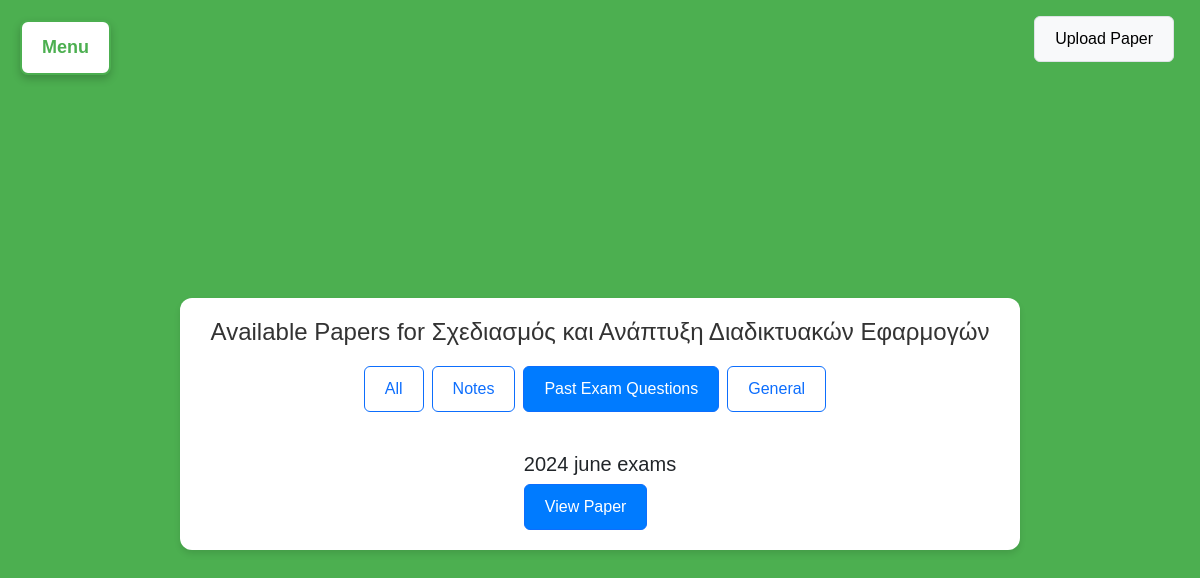
Screenshot of /papers/1/1/category/exams/ with the database file from the repository.
### myapp/models.py (models this page shows, shortened)
class Course(models.Model):
    name = models.CharField(max_length=255)
    department = models.ForeignKey(Department, on_delete=models.CASCADE, related_name='courses')

class Paper(models.Model):
    title = models.CharField(max_length=255)
    description = models.TextField(default="No description available")
    CATEGORY_CHOICES = [
    ('notes', 'Notes'),
    ('exams', 'Past Exam Questions'),
    ('general', 'General'),
]
    category = models.CharField(max_length=10, choices=CATEGORY_CHOICES, default='general')
    file = models.FileField(upload_to='papers/')  # Folder where the papers will be stored
    course = models.ForeignKey(Course, related_name='papers', on_delete=models.CASCADE)
    uploaded_at = models.DateTimeField(auto_now_add=True)

### myapp/views.py (the view)
# urls.py: path('papers/<int:department_id>/<int:course_id>/category/<str:category>/', views.papers_by_category_view, name='papers_by_category'),
def papers_by_category_view(request, department_id, course_id, category):
    department = get_object_or_404(Department, id=department_id)
    course = get_object_or_404(Course, id=course_id)
    papers = Paper.objects.filter(course=course, category=category)
    return render(request, 'papers.html', {
        'department': department,
        'course': course,
        'papers': papers,
        'current_category': category  # Optional: to highlight selected filter
    })

### myapp/templates/papers.html (shortened to what this page needs)
<!DOCTYPE html>
<html lang="en">
    {% load static %}
<head>
    <link href="https://cdn.jsdelivr.net/npm/bootstrap@5.3.0-alpha1/dist/css/bootstrap.min.css" rel="stylesheet">
    <link rel="stylesheet" href="{% static 'css/style.css' %}">
</head>
<body class="papers-page">
    <div class="dropdown-container">
        <button class="dropdown-btn" id="menu-toggle">Menu</button>
    </div>
    <div class="position-absolute top-0 end-0 p-3">
        <a href="{% url 'upload_paper' %}" class="btn btn-light border">Upload Paper</a>
    </div>
    <div class="container mt-5">
        <h2 class="text-center">Available Papers for {{ course.name }}</h2>
        <div class="d-flex justify-content-end mb-3">
            <a href="{% url 'papers' department_id=department.id course_id=course.id %}"
               class="btn {% if current_category == 'all' %}btn-primary{% else %}btn-outline-primary{% endif %} me-2">
                All
            </a>
            <a href="{% url 'papers_by_category' department_id=department.id course_id=course.id category='notes' %}"
               class="btn {% if current_category == 'notes' %}btn-primary{% else %}btn-outline-primary{% endif %} me-2">
                Notes
            </a>
            <a href="{% url 'papers_by_category' department_id=department.id course_id=course.id category='exams' %}"
               class="btn {% if current_category == 'exams' %}btn-primary{% else %}btn-outline-primary{% endif %} me-2">
                Past Exam Questions
            </a>
            <a href="{% url 'papers_by_category' department_id=department.id course_id=course.id category='general' %}"
               class="btn {% if current_category == 'general' %}btn-primary{% else %}btn-outline-primary{% endif %}">
                General
            </a>
        </div>
        <div class="paper-list mt-4">
            <form method="POST" action="{% url 'papers' department_id=department.id course_id=course.id %}">
                {% for paper in papers %}
                    <div class="paper-item">
                        <h5>{{ paper.title }}</h5>
                        <a href="{% url 'paper_detail' department_id=department.id course_id=course.id paper_id=paper.id %}" class="btn btn-primary">View Paper</a>
                    </div>
                {% empty %}
                    <p>No papers available for this course.</p>
                {% endfor %}
            </form>
        </div>
    </div>
</body>
</html>

### myapp/static/css/style.css (style rules this page uses)
body { background-color: #f7f7f7; font-family: 'Arial', sans-serif; margin: 0; padding: 0; }
h2 { margin-bottom: 20px; color: #333; font-size: 24px; }
a { text-decoration: none; color: #4CAF50; }
.dropdown-container { position: fixed; top: 20px; left: 20px; display: inline-block; }
.container { max-width: 1000px; margin: 0 auto; padding: 20px; }
button { font-size: 16px; padding: 10px 20px; border-radius: 8px; }
.papers-page { display: flex; justify-content: center; align-items: center; height: 100vh; background-color: #4CAF50; }
.papers-page .container { width: 70%; padding: 20px; background-color: #ffffff; box-shadow: 0 4px 6px rgba(0, 0, 0, 0.1); border-radius: 12px; }
.university-page .container, .department-page .container, .papers-page .container { display: flex; flex-direction: column; justify-content: center; align-items: center; }
.btn { margin-right: 10px; padding: 10px 20px; font-size: 16px; }
.btn-primary { background-color: #007bff; color: white; }
.dropdown-btn { background-color: white; color: #4CAF50; padding: 12px 20px; font-size: 18px; border: 2px solid #4CAF50; cursor: pointer; border-radius: 8px; font-weight: bold; box-shadow: 0 4px 8px rgba(0, 0, 0, 0.2); }

### rows the page displays
Course: name "Σχεδιασμός και Ανάπτυξη Διαδικτυακών Εφαρμογών"
Paper: title "2024 june exams"
